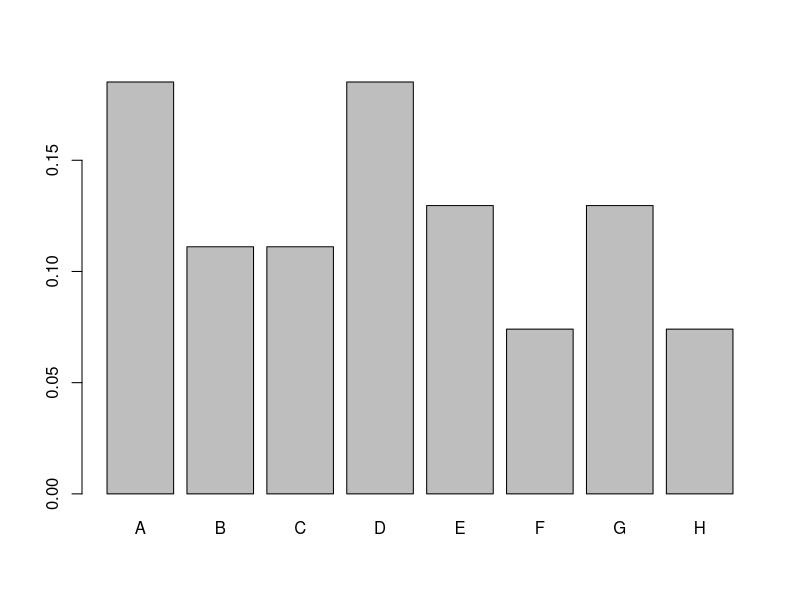
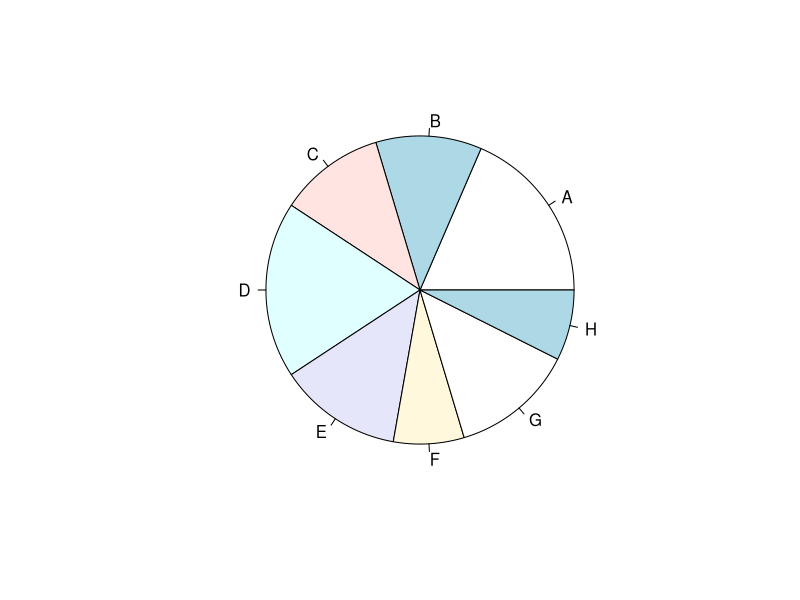
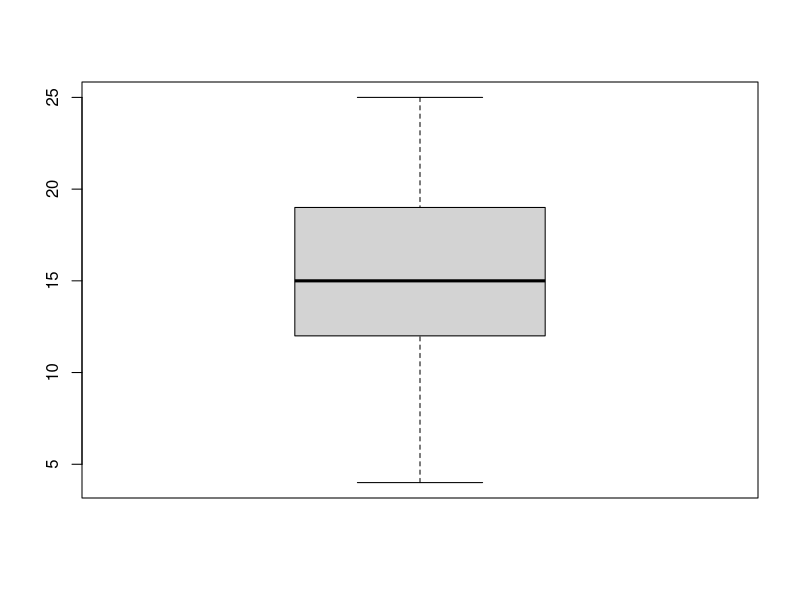

The R source for these figures, in order:
library(MASS)
painters

#El signo del dolar nos selecciona una de las columnas#
painters$School
school = painters$School
school
#la funcion table lo que hace es contar cuantos datos tiene la variable o la columna
frecuenciaAbs = table(school)
frecuenciaRel = frecuenciaAbs / nrow(painters)
frecuenciaRel
old = options(digit = 1)
frecuenciaRel
cbind(frecuenciaRel)
barplot(frecuenciaRel)
pie(frecuenciaRel)
data(cars)
summary(cars)
velocidad = cars$speed
boxplot(velocidad)